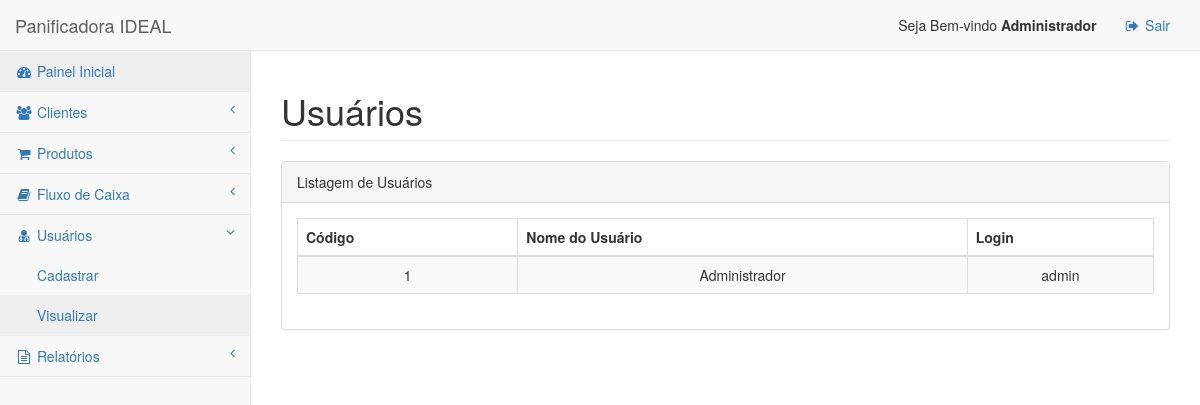
/index.php?p=usuarios (signed in), run on the app's committed database.
### tables this page shows
CREATE TABLE `usuarios` (
  `id_usuario` int(11) NOT NULL auto_increment,
  `nome` varchar(100) default NULL,
  `login` varchar(50) default NULL,
  `senha` varchar(50) default NULL,
  PRIMARY KEY  (`id_usuario`)
);

### classes/view/View.class.php (called while the page is built, shortened)
<?php
class View extends Smarty {
	public function setContent($tpl) {
		$this->assign("content",$this->fetch("$tpl.tpl"));
	}
}
?>

### classes/controller/Controller.class.php (called while the page is built, shortened)
<?php
class Controller {
	var $view;
	public function __construct(&$view) {
		$this->view = $view;
	}
	public function controllerUsuarios() {
		if ($_GET["acao"] == "") {
			$this->listarUsuarios();
		}
	}
	public function listarUsuarios() {
		$login = new Usuario();
		$lista = $login->get();
		$this->view->assign("lista",$lista);
		$this->view->setContent("app/usuarios.listar");
	}
}
?>

### classes/model/DB.class.php (called while the page is built, shortened)
<?php
class DB {
	var $con;
	public function __construct() {
		$this->con = new Mysqli(DB_HOST, DB_USER, DB_PASSWORD, DB_NAME);
	}
	public function get() {
		return $this->execSQL("select * from {$this->table}");
	}
	public function execSQL($sql) {
		$this->result = $this->con->query($sql);
		$itens = array();
		while($item = $this->result->fetch_assoc()) {
			$itens[] = $item;
		}
		return $itens;
	}
}
?>

### smarty/templates_c/%%32^327^32765029%%usuarios.listar.tpl.php (the view, shortened to what this page needs)
<div class="row">
    <div class="col-lg-12">
        <h1 class="page-header">Usuários</h1>
    </div>
</div>
<div class="row">
    <div class="col-lg-12">
	    <div class="panel panel-default">
	        <div class="panel-heading">
	            Listagem de Usuários
	        </div>
	        <div class="panel-body">
	            <div class="dataTable_wrapper">
	                <table class="table table-striped table-bordered table-hover" id="dataTables-example">
	                    <thead>
	                        <tr>
	                            <th>Código</th>
	                            <th>Nome do Usuário</th>
	                            <th>Login</th>
	                        </tr>
	                    </thead>
	                    <tbody>
					<?php $_from = $this->_tpl_vars['lista']; if (!is_array($_from) && !is_object($_from)) { settype($_from, 'array'); }if (count($_from)):
    foreach ($_from as $this->_tpl_vars['item']):
?>
	                        <tr class="odd gradeX">
	                            <td class="text-center"><?php echo $this->_tpl_vars['item']['id_usuario']; ?>
</td>
	                            <td class="text-center"><?php echo $this->_tpl_vars['item']['nome']; ?>
</td>
	                            <td class="text-center"><?php echo $this->_tpl_vars['item']['login']; ?>
</td>
	                        </tr>
	                     <?php endforeach; endif; unset($_from); ?>
	                    </tbody>
	                </table>
	            </div>
	        </div>
	    </div>
	</div>
</div>

### assets/css/sb-admin-2.css (style rules this page uses)
body { background-color: #f8f8f8; }

### data on the page
usuarios: id_usuario "1", nome "Administrador", login "admin"

### other printed values
$_SESSION['sess_nome'] "Administrador"
